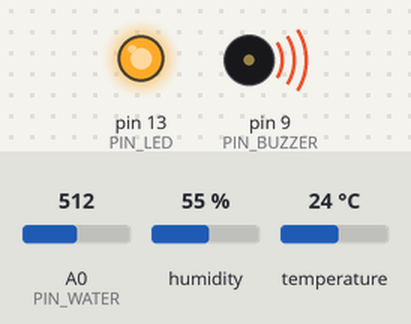
The sketch below on a simulated Arduino Uno, built with avr-gcc and run on an emulated ATmega328P. On the bench: output pins drawn as LEDs (lit = HIGH), buzzer (waves = sounding, pin HIGH). Dashed ring = blinking. The inputs (shaded band) are chosen by the test bench; at power-on: A0 (PIN_WATER) = 512, humidity 55 %, temperature 24 °C. What the sketch prints to the serial monitor is not drawn.

Above: at 1.1 s.
At 2.2 s:
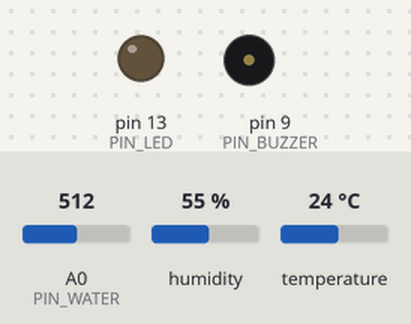
2.3 s: A0 (PIN_WATER) set to 577
5.8 s: A0 (PIN_WATER) set to 603
At 6.3 s:
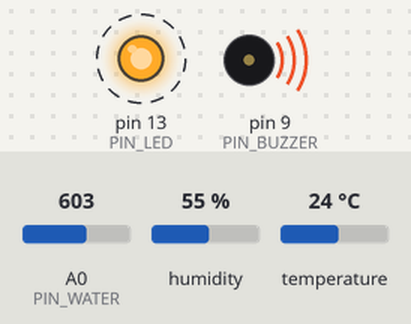
Timing chart, 0 to 15.3 s (numbered marks = the images above; inputs shaded):
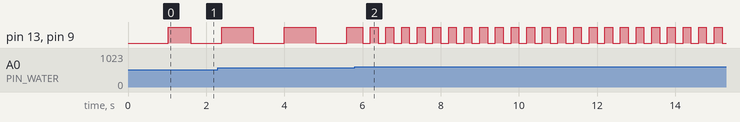

The sketch:

flood_node.ino
```cpp
#include <DHT.h>

#define PIN_WATER A0
#define PIN_DHT 2
#define PIN_BUZZER 9
#define PIN_LED 13
#define DHTTYPE DHT11

DHT dht(PIN_DHT, DHTTYPE);

const float WARN_M = 4.5;
const float DANGER_M = 5.5;
const float HYST_M = 0.3;

unsigned long lastSampleTime = 0;
const unsigned long SAMPLE_INTERVAL_MS = 1000;
int alertLevel = 0; // 0 normal, 1 warning, 2 danger

int computeLevel(float m) {
  if (m >= DANGER_M) return 2;
  if (alertLevel == 2 && m >= DANGER_M - HYST_M) return 2;
  if (m >= WARN_M) return 1;
  if (alertLevel >= 1 && m >= WARN_M - HYST_M) return 1;
  return 0;
}

void driveLocalAlarm(unsigned long now) {
  bool on = false;
  if (alertLevel == 2) on = (now / 200) % 2;
  else if (alertLevel == 1) on = (now / 800) % 2;
  digitalWrite(PIN_BUZZER, on);
  digitalWrite(PIN_LED, on);
}

void setup() {
  Serial.begin(115200);
  dht.begin();
  pinMode(PIN_WATER, INPUT);
  pinMode(PIN_BUZZER, OUTPUT);
  pinMode(PIN_LED, OUTPUT);
  delay(1000);
}

void loop() {
  unsigned long now = millis();
  driveLocalAlarm(now);

  if (now - lastSampleTime >= SAMPLE_INTERVAL_MS) {
    lastSampleTime = now;

    int rawWater = analogRead(PIN_WATER);

    float waterCm = (rawWater / 700.0) * 45.0;
    if (waterCm > 45.0) waterCm = 45.0;
    if (waterCm < 0.0) waterCm = 0.0;

    float riverLevelM = (rawWater / 700.0) * 6.5;
    if (riverLevelM > 6.5) riverLevelM = 6.5;

    float humidity = dht.readHumidity();
    float tempC = dht.readTemperature();
    if (isnan(humidity)) humidity = 0.0;
    if (isnan(tempC)) tempC = 0.0;

    alertLevel = computeLevel(riverLevelM);

    Serial.print(F("{\"node_id\":\"EDGE-UNO-01\""));
    Serial.print(F(",\"water_raw\":"));
    Serial.print(rawWater);
    Serial.print(F(",\"water_level_cm\":"));
    Serial.print(waterCm, 1);
    Serial.print(F(",\"simulated_river_m\":"));
    Serial.print(riverLevelM, 2);
    Serial.print(F(",\"temperature_c\":"));
    Serial.print(tempC, 1);
    Serial.print(F(",\"humidity_percent\":"));
    Serial.print(humidity, 1);
    Serial.print(F(",\"alert_level\":"));
    Serial.print(alertLevel);
    Serial.println(F("}"));
  }
}
```

Measured:
- the behaviour switches between 592 and 593 on A0 (PIN_WATER) (found by bisection; images 1 and 2)
- after the input at 5.8 s, pin 13 (PIN_LED), pin 9 (PIN_BUZZER): alternates HIGH for 0.20 s and LOW for 0.20 s, starting after 0.21 s
- by itself, pin 13 (PIN_LED), pin 9 (PIN_BUZZER): alternates HIGH for 0.80 s and LOW for 0.80 s
